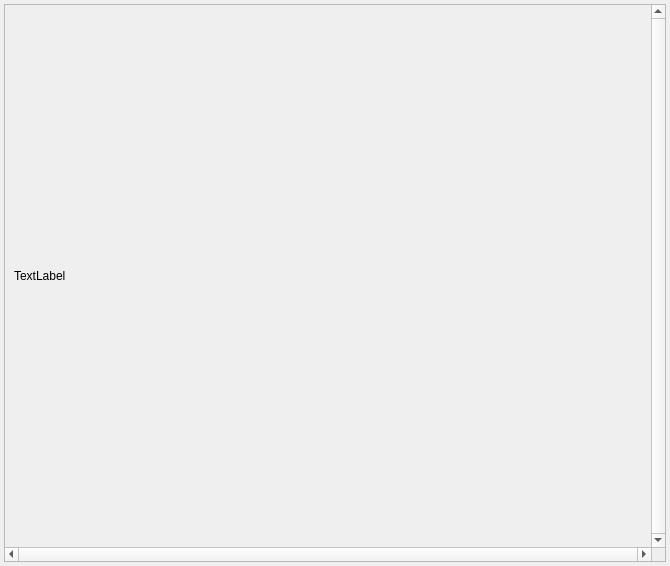
<?xml version="1.0" encoding="UTF-8"?>
<ui version="4.0">
 <class>Form</class>
 <widget class="QWidget" name="Form">
  <property name="geometry">
   <rect>
    <x>0</x>
    <y>0</y>
    <width>670</width>
    <height>566</height>
   </rect>
  </property>
  <property name="windowTitle">
   <string>Form</string>
  </property>
  <layout class="QVBoxLayout" name="verticalLayout_2">
   <property name="sizeConstraint">
    <enum>QLayout::SetDefaultConstraint</enum>
   </property>
   <property name="leftMargin">
    <number>4</number>
   </property>
   <property name="topMargin">
    <number>4</number>
   </property>
   <property name="rightMargin">
    <number>4</number>
   </property>
   <property name="bottomMargin">
    <number>4</number>
   </property>
   <item>
    <layout class="QVBoxLayout" name="Layout">
     <property name="leftMargin">
      <number>0</number>
     </property>
     <item>
      <widget class="QScrollArea" name="scrollArea">
       <property name="verticalScrollBarPolicy">
        <enum>Qt::ScrollBarAlwaysOn</enum>
       </property>
       <property name="horizontalScrollBarPolicy">
        <enum>Qt::ScrollBarAlwaysOn</enum>
       </property>
       <property name="widgetResizable">
        <bool>true</bool>
       </property>
       <widget class="QWidget" name="scrollAreaWidgetContents">
        <property name="geometry">
         <rect>
          <x>0</x>
          <y>0</y>
          <width>641</width>
          <height>537</height>
         </rect>
        </property>
        <layout class="QGridLayout" name="gridLayout">
         <item row="0" column="0">
          <widget class="QLabel" name="datasheett">
           <property name="text">
            <string>TextLabel</string>
           </property>
          </widget>
         </item>
        </layout>
       </widget>
      </widget>
     </item>
    </layout>
   </item>
  </layout>
 </widget>
 <resources/>
 <connections/>
</ui>
